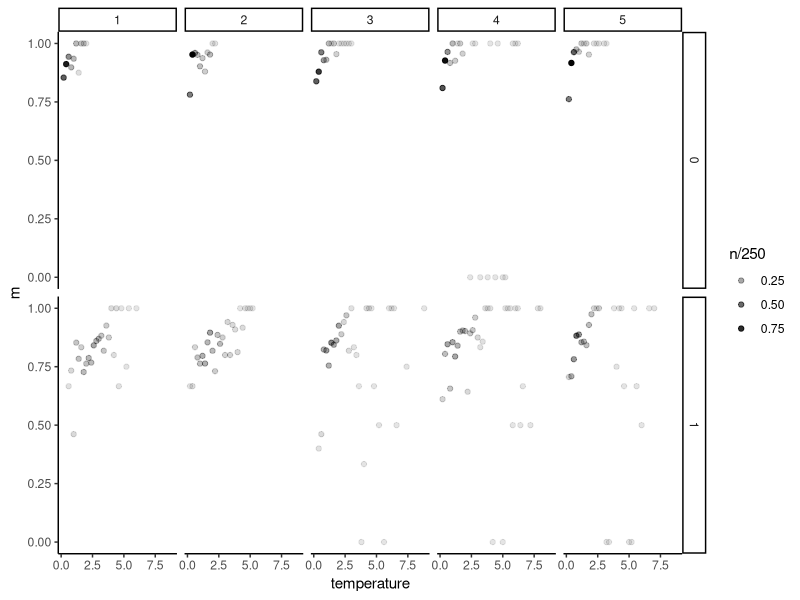
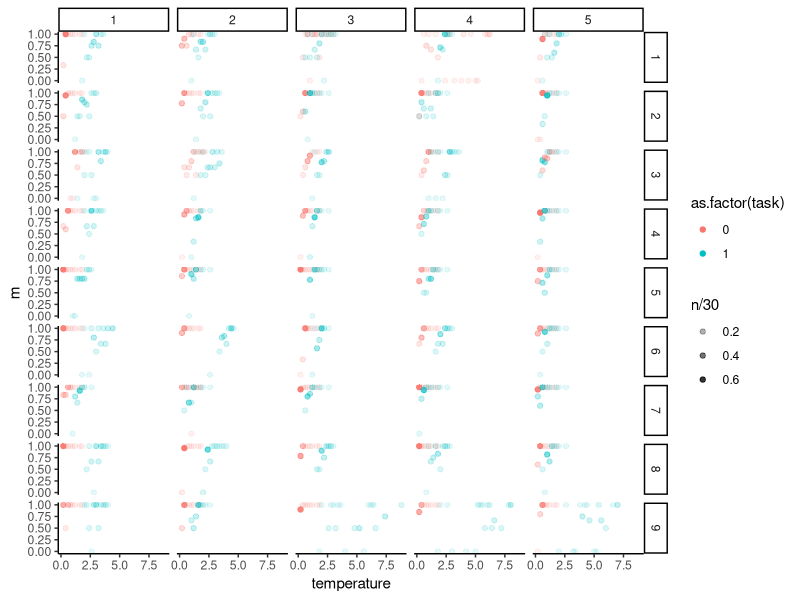
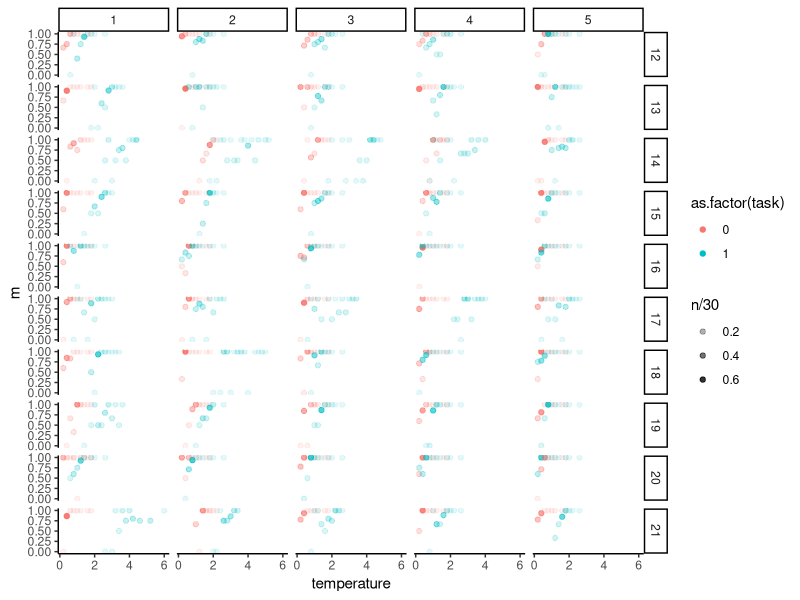

The R source for these figures, in order:
# Script used to generate different model free plots of the dataset
# Author: Arthur S. Courtin  
# License: MIT (see LICENSE file)
# Edited with the assistance of Claude Code (Anthropic). 

#### Set-up environment ####
library(tidyverse)

#### Extract data ####
data <-
  read_csv("data/d_at_2ifc.csv")%>% 
  mutate(
    relative_adapting_temperature =
      round(adapting - baseline),
    adapting_temperature_idx = 3 + relative_adapting_temperature
  )
participant<-unique(data$participant)
P<-length(participant)
for(pdx in 1:P){
  data$participant[data$participant==participant[pdx]]<-pdx
}

#Group level
data %>% 
  group_by(temperature,adapting_temperature_idx,task) %>%
  summarise(m=mean(accuracy),n=sum(!is.na(accuracy))) %>% 
  ggplot(aes(x=temperature,y=m,alpha=n/250))+
    geom_point()+
    theme_classic()+
    facet_grid(cols=vars(adapting_temperature_idx),rows=vars(task))

#Participant level
data %>% 
  filter(participant<10) %>% 
  group_by(temperature,adapting_temperature_idx,task,participant) %>%
  summarise(m=mean(accuracy),n=sum(!is.na(accuracy))) %>% 
  ggplot(aes(x=temperature,y=m,alpha=n/30,color=as.factor(task)))+
  geom_point()+
  theme_classic()+
  facet_grid(cols=vars(adapting_temperature_idx),rows=vars(participant))
data %>% 
  filter(participant>11) %>% 
  group_by(temperature,adapting_temperature_idx,task,participant) %>%
  summarise(m=mean(accuracy),n=sum(!is.na(accuracy))) %>% 
  ggplot(aes(x=temperature,y=m,alpha=n/30,color=as.factor(task)))+
  geom_point()+
  theme_classic()+
  facet_grid(cols=vars(adapting_temperature_idx),rows=vars(participant))
